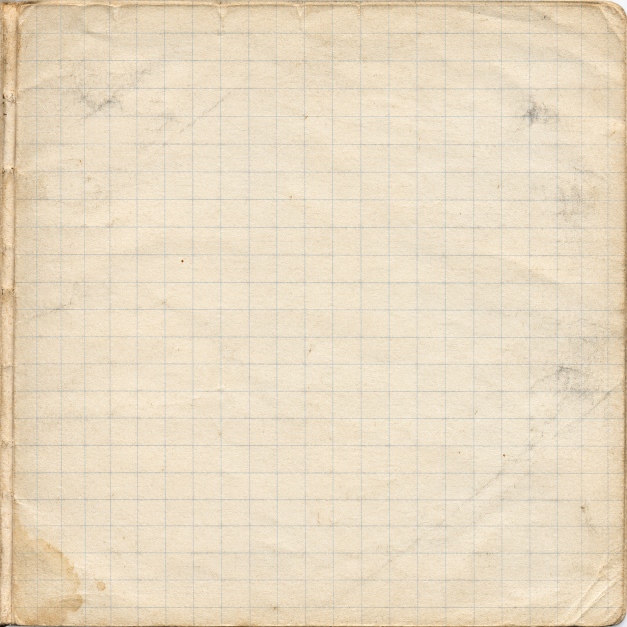
#> input picture contrib/gpt/G18/source/graph_paper_chatgpt.png, 1254 x 1254 px (shown at 1/2 size)
$ python generate.py
#> lines starting #> are read from the running program, lines starting #| are printed output that depends on the picture
#!/usr/bin/env python3
"""Deterministic 3-frame fictional lock tutorial illustration over AI graph paper.
Requires Pillow. The three animation cels share geometry and paper pixels.
"""
from __future__ import annotations
from pathlib import Path
from PIL import ImageCms
import math, random
from PIL import Image, ImageDraw, ImageEnhance, ImageFont

DIR=Path(__file__).resolve().parent
SRGB_ICC = ImageCms.ImageCmsProfile(ImageCms.createProfile('sRGB')).tobytes()
SIZE=1080
S=2
W=H=SIZE*S
GRAPHITE=(53,49,44)
PENCIL=(79,75,68)
PAPER=(229,212,182)
CHALK=(248,245,231)


def pt(xy): return tuple(int(round(v*S)) for v in xy)

def boxcoords(q): return tuple(int(round(v*S)) for v in q)

class Sketch:
    def __init__(self, im):
        self.im=im
        self.d=ImageDraw.Draw(im, 'RGBA')
    def line(self, points, width=2.2, alpha=180, color=PENCIL, noisy=True):
        xy=[pt(p) for p in points]
        ww=max(1,round(width*S))
        rgba=(*color,alpha)
        self.d.line(xy,fill=rgba,width=ww,joint='curve')
        if noisy and len(xy)>1:
            # offset thin graphite line: mimics loose hand overdraw, stable across frames
            xy2=[(a+S,b+round(S*.5)) for a,b in xy]
            self.d.line(xy2,fill=(*color,int(alpha*.19)),width=max(1,ww//2))
    def arc(self, bbox, start, end, width=3, alpha=180, color=PENCIL):
        self.d.arc(boxcoords(bbox),start,end, fill=(*color,alpha),width=max(1,round(width*S)))
    def ellipse(self, bbox, fill=None, outline=PENCIL, width=2.5, alpha=200):
        self.d.ellipse(boxcoords(bbox),fill=(*fill,45) if fill else None,
                       outline=(*outline,alpha) if outline else None,width=max(1,int(width*S)))
    def rect(self,bbox,r=4,fill=None,width=3,alpha=170,color=PENCIL):
        self.d.rounded_rectangle(boxcoords(bbox),radius=round(r*S),
                  fill=(*fill,30) if fill else None,outline=(*color,alpha),
                  width=max(1,int(width*S)))
    def arrow(self,start,end,double=False, color=PENCIL,alpha=215,width=3):
        self.line([start,end],width,alpha,color)
        pairs = [(start,end), (end,start)] if double else [(start,end)]
        for origin,tip in pairs:
            angle=math.atan2(tip[1]-origin[1],tip[0]-origin[0]); head=18
            a=(tip[0]-head*math.cos(angle-.52),tip[1]-head*math.sin(angle-.52))
            b=(tip[0]-head*math.cos(angle+.52),tip[1]-head*math.sin(angle+.52))
            self.line([a,tip,b],width,alpha,color)
    def thumb(self,hand,x,y):
        # Outline is a loose schematic hand gesture, no photographed person.
        direction=1 if hand=='left' else -1
        # Palm, shaft, raised thumb, two creases.
        self.rect((x-33,y+14,x+42,y+119),r=25,fill=None,width=3,alpha=130)
        self.line([(x-18,y+27),(x-19,y-23),(x-12,y-47),(x+2,y-52),
                   (x+17,y-41),(x+17,y+1)],width=5,alpha=175)
        self.arc((x-29,y+20,x+40,y+71),235,30,width=3,alpha=155)
        for shift in (70,83,96):self.line([(x-16,y+shift),(x+24,y+shift+3)],width=1.3,alpha=90)
        self.line([(x+36,y+25),(x+47,y+29),(x+42,y+51)],width=2.2,alpha=125)
        self.line([(x-36,y+40),(x-42,y+65),(x-30,y+79)],width=2,alpha=105)


def baseline(sk:Sketch, stage:int):
    # Same pencil construction in all frames. Two planes represent fictitious mechanism.
    sk.rect((233,313,850,745),r=58,fill=(136,126,109),width=5,alpha=216)
    sk.rect((258,337,827,720),r=43,fill=(177,167,148),width=2,alpha=103)
    for j in range(7):
        y=352+j*47
        sk.line([(273,y),(287,y-9)],width=1.2,alpha=63)
        sk.line([(805,y+1),(820,y-7)],width=1.2,alpha=57)
    # One single continuous core. The scratch arc below tracks core rotation.
    shift=5 if stage==3 else 0
    sk.rect((273+shift,523,811+shift,697),r=69,fill=(151,141,119),width=4,alpha=217)
    sk.arc((280+shift,521,810+shift,704),174,12,width=2,alpha=115)
    # Deep keyway represented only as an invented symbolic slot.
    sk.line([(297+shift,622),(352+shift,622),(379+shift,654)],width=9,alpha=177,color=GRAPHITE)
    sk.line([(309+shift,641),(363+shift,641)],width=3,alpha=120)
    # Three identical abstract chambers, edges below identical across frames.
    for idx,x in enumerate((395,540,685)):
        sk.rect((x-34,382,x+34,617),r=18,fill=(147,132,114),width=3.5,alpha=197)
        # Pencil spring, intentionally iconographic not dimensionally meaningful.
        turns=8
        spring=[]
        for t in range(turns+1):
            spring.append((x+(13 if t%2==0 else -13),400+t*9))
        sk.line(spring,width=2.1,alpha=145,color=(64,62,60))
        # Upper pin (top) terminates at or near division.
        selected=idx==1
        upper_end=524 if (stage!=3 or not selected) else 517
        skew=4 if (stage==1 and idx==0) else 0
        sk.rect((x-23+skew,477,x+23+skew,upper_end),r=7,fill=(80,80,76),width=3.1,alpha=210)
        # Lower pin, left in core: rises on second frame, settles on third.
        up=0 if not selected or stage==1 else (22 if stage==2 else 14)
        sk.rect((x-21,544-up,x+21,636-up),r=10,
                fill=(187,174,146),width=2.7,alpha=203)
        sk.line([(x-12,578-up),(x+11,578-up)],width=1.5,alpha=104)
    # Shear line in graphite; stronger when lift/click matters.
    sk.line([(278,522),(814,522)],width=3.1,alpha=230 if stage>=2 else 149,
            color=(40,43,43))
    # White chalk guideline, one of the game's visual affordances.
    sk.line([(281,526),(811,526)],width=1.9,alpha=184,color=CHALK)
    # Dashed register notches, no digits.
    for xx in range(360,769,40):
        sk.line([(xx,702),(xx,712+(5 if xx%80==0 else 0))],width=1.8,alpha=114)
    if stage==3:
        sk.arc((341,546,744,694),200,332,width=3.4,alpha=153,color=(61,58,51))


def tools_and_gestures(sk:Sketch,stage:int):
    # The abstract tension bar below the core stays in the same place in all cels.
    sk.line([(322,665),(359,665),(359,685),(398,685)],width=8,alpha=215,color=GRAPHITE)
    sk.line([(319,665),(318,730)],width=7,alpha=210,color=GRAPHITE)
    sk.line([(312,730),(329,730)],width=3,alpha=120)
    # Small hand at left as a visual cue. Keep scale in every frame.
    sk.thumb('left',145,652)
    if stage==1:
        sk.arrow((147,607),(147,483),alpha=221,width=3)
        sk.arc((714,591,780,658),200,342,width=4,alpha=200)
        sk.arrow((784,601),(769,584),alpha=200,width=2.3)
        # Three short binding friction marks near left chamber.
        for k in range(3):
            sk.line([(429+7*k,526-11*k),(434+7*k,519-11*k)],width=2,alpha=192)
    if stage>=2:
        # Stylised pick is shown in the invented cutaway, not a branded real tool.
        sk.line([(825,774),(758,747),(694,714),(585,683),(550,630)],
                width=6,alpha=218,color=GRAPHITE)
        sk.line([(816,774),(753,748)],width=2,alpha=106)
        sk.thumb('right',932,654)
    if stage==2:
        sk.arrow((932,600),(932,466),width=3.2)
        sk.arrow((849,899),(1006,899),double=True,width=3.2,alpha=205)
        sk.line([(531,614),(530,567)],width=2.6,alpha=230,color=CHALK)
        for k in range(4):
            sk.line([(520+k*5,531),(520+k*5,516)],width=1.1,alpha=117,color=(40,39,40))
    if stage==3:
        # Exactly three short, radial click strokes: no star, text or tick mark.
        center=(584,502)
        for angle in (-35,-5,27):
            rad=math.radians(angle)
            a=(center[0]+13*math.cos(rad),center[1]+13*math.sin(rad))
            b=(center[0]+37*math.cos(rad),center[1]+37*math.sin(rad))
            sk.line([a,b],width=4,alpha=226,color=GRAPHITE)
        sk.arc((689,567,787,660),201,335,width=4.2,alpha=204)
        sk.arrow((766,592),(785,587),width=2.4,alpha=191)
        sk.line([(513,523),(567,523)],width=4.4,alpha=204,color=CHALK)


def make_sheet(imgs:dict[str,tuple[Image.Image,Image.Image]]):
    thumb=480; cell_w=580; cell_h=585
    b=Image.new('RGB',(cell_w*3,cell_h*2+50),(223,218,208))
    d=ImageDraw.Draw(b)
    try:f=ImageFont.truetype('/usr/share/fonts/truetype/dejavu/DejaVuSans.ttf',22)
    except OSError:f=ImageFont.load_default()
    for row in range(2):
        for col,name in enumerate(imgs):
            im=imgs[name][row].copy()
            if row==1:
                # Checkerboard only for alpha previews, not for exported image.
                check=Image.new('RGBA',im.size,(245,245,241,255))
                dc=ImageDraw.Draw(check)
                for yy in range(0,1080,48):
                    for xx in range(0,1080,48):
                        if (xx//48+yy//48)%2:
                            dc.rectangle((xx,yy,xx+47,yy+47),fill=(224,223,218,255))
                check.alpha_composite(im)
                im=check.convert('RGB')
            im=im.resize((thumb,thumb),Image.Resampling.LANCZOS)
            x=col*cell_w+50;y=row*cell_h+55
            d.text((x,y-32),f'{name}'+(' (alpha)' if row else ''),font=f,fill=(52,51,46))
            b.paste(im,(x,y))
    b.save(DIR/'contact_sheet.jpg',quality=94,subsampling=0)


def main():
    paper=Image.open(DIR/'source/graph_paper_chatgpt.png').convert('RGB').resize((1080,1080),Image.Resampling.LANCZOS)
    # Same paper pixel-for-pixel under each cel. No text is included in any PNG.
    imgs={}
    for n,name in [(1,'frame_1_tension'),(2,'frame_2_lift'),(3,'frame_3_click')]:
        lay=Image.new('RGBA',(W,H),(0,0,0,0))
        sk=Sketch(lay)
        baseline(sk,n)
        tools_and_gestures(sk,n)
        lay=lay.resize((SIZE,SIZE),Image.Resampling.LANCZOS)
        lay.save(DIR/f'{name}_alpha.png',optimize=True,icc_profile=SRGB_ICC)
        bg=paper.copy().convert('RGBA')
        bg.alpha_composite(lay)
        bg.save(DIR/f'{name}.png',optimize=True,icc_profile=SRGB_ICC)
        imgs[name]=(bg,lay)
#> this loop made 3 passes
#> pass 1, in main, `lay=lay.resize((SIZE,SIZE),Image.Resampling.LANCZOS)`:
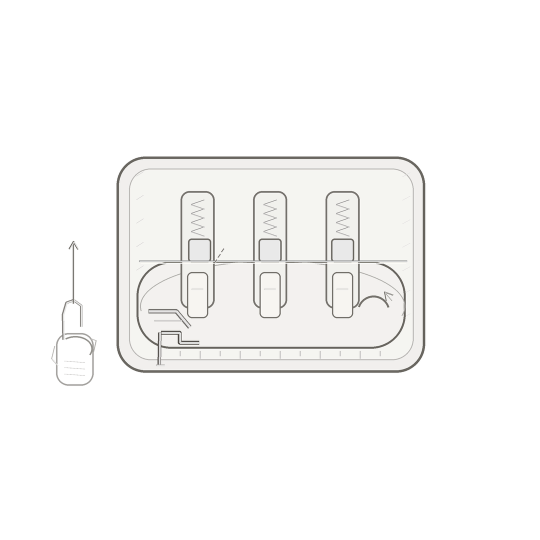
#> lay: PIL image 1080x1080 RGBA (shown at 1/2 size); mean R, G, B, A 34.3, 32.4, 27.5, 11.2; transparent parts drawn white
#> pass 1, in main, `bg.save(DIR/f'{name}.png',optimize=True,icc_profile=SRGB_ICC)`:
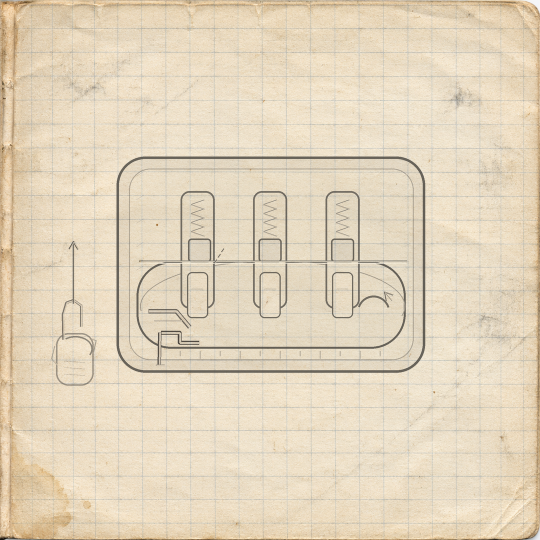
#> saved as frame_1_tension.png: PIL image 1080x1080 RGBA (shown at 1/2 size); mean R, G, B, A 227, 212.9, 188.7, 255
#> after the loop, imgs = 3 items
    make_sheet(imgs)
#> in make_sheet, `b=Image.new('RGB',(cell_w*3,cell_h*2+50),(223,218,208))`:
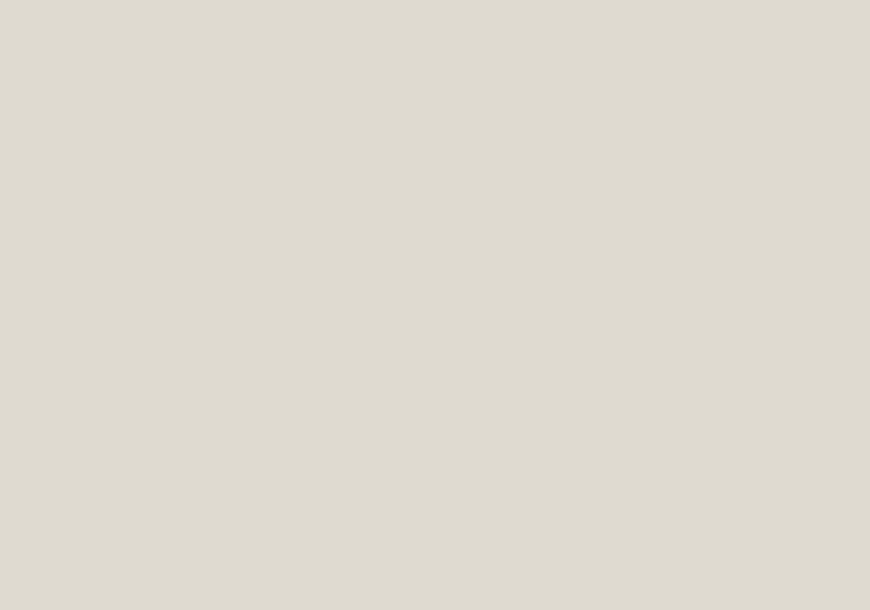
#> b: PIL image 1740x1220 RGB (shown at 1/2 size); mean R, G, B 223, 218, 208
#> after the loop in make_sheet, `for row in range(2):`:
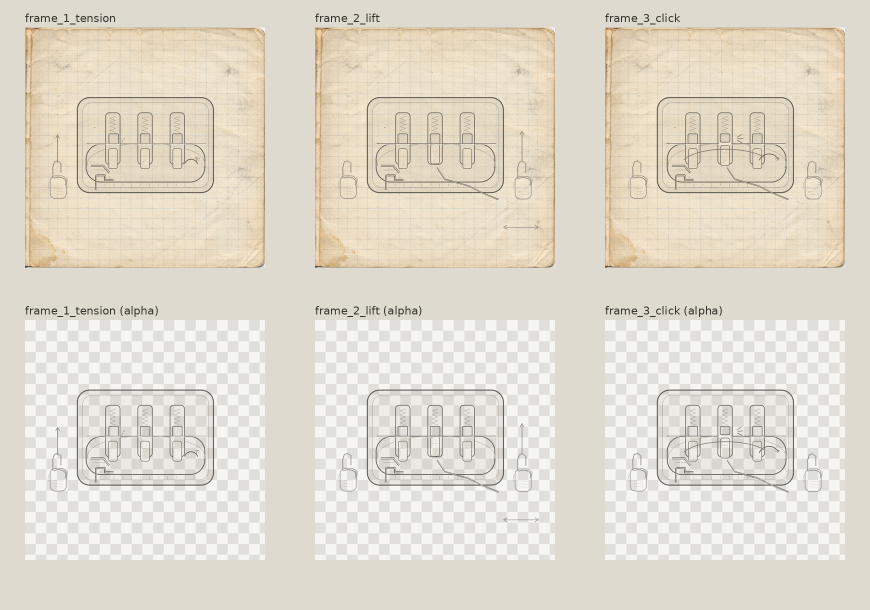
#> b: PIL image 1740x1220 RGB (shown at 1/2 size); mean R, G, B 225.9, 219.3, 206.3
#> after the loop in make_sheet, `for row in range(2):`:
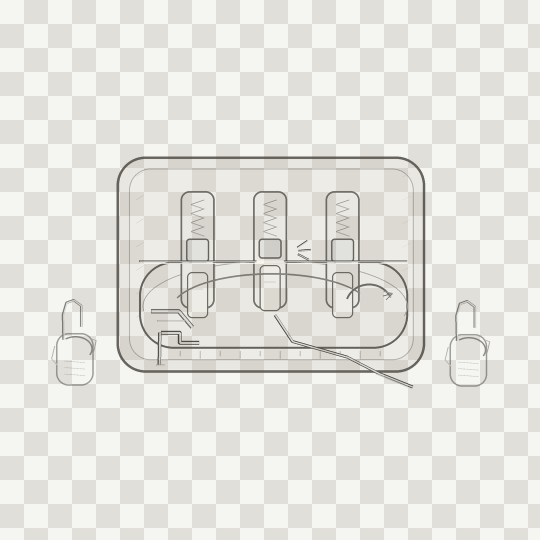
#> check: PIL image 1080x1080 RGBA (shown at 1/2 size); mean R, G, B, A 229.2, 228.4, 223.4, 255
#> after the loop in make_sheet, `for row in range(2):`:
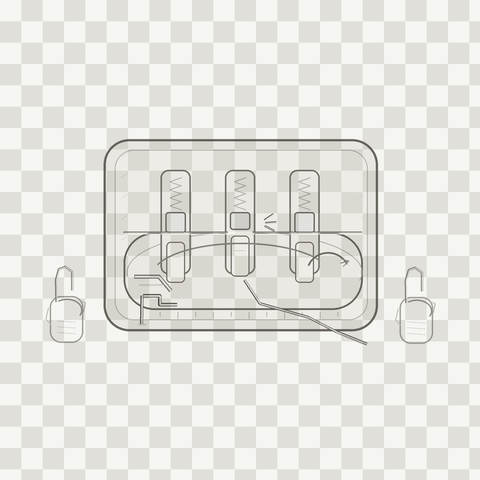
#> im: PIL image 480x480 RGB; mean R, G, B 229.2, 228.4, 223.4
    # Deterministic pixel alignment QA; opaque outputs all same paper backdrop.
    for name,(bg,lay) in imgs.items():
        assert bg.size==lay.size==(1080,1080)
        assert bg.getpixel((0,0))[:3]==(*paper.getpixel((0,0)),)
        assert lay.getpixel((0,0))[3]==0
#> this loop made 3 passes
#> name on passes 1 to 3: 'frame_1_tension', 'frame_2_lift', 'frame_3_click'
    print('G18 OK: 6 PNG, 1080-square; shared paper and frame geometry')

if __name__=='__main__':main()
